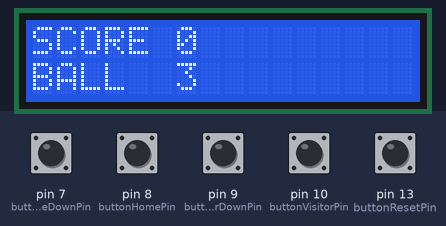
The sketch below on a simulated Arduino Uno, built with avr-gcc and run on an emulated ATmega328P. Shown: 16×2 character LCD. The test bench sets the inputs (shaded band); at power-on: pin 7 (buttonHomeDownPin), pin 8 (buttonHomePin), pin 9 (buttonVisitorDownPin), pin 10 (buttonVisitorPin), pin 13 (buttonResetPin) LOW.

Above: at 1.2 s.
1.3 s: pin 9 (buttonVisitorDownPin) pulled HIGH for 0.15 s
At 3.0 s:
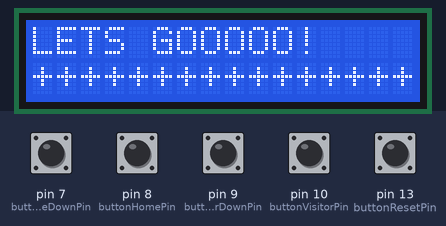
3.1 s: pin 7 (buttonHomeDownPin) pulled HIGH for 1 s
At 5.4 s:
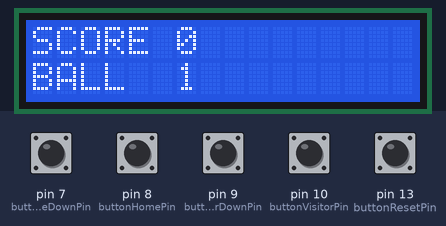
5.9 s: pin 7 (buttonHomeDownPin) pulled HIGH for 0.15 s
At 7.7 s:
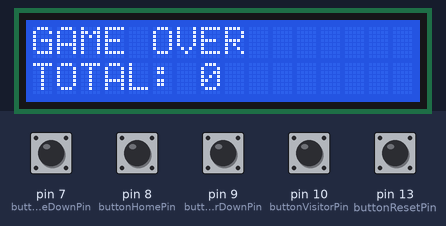
Timing chart, 0 to 9.2 s (numbered marks = the images above; inputs shaded):
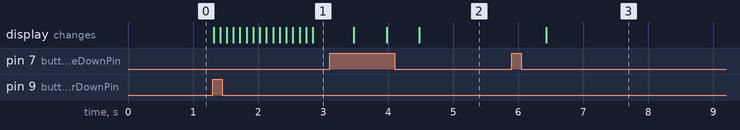

The sketch:

Score_pinball.ino
```cpp
#include <Wire.h>
#include <LiquidCrystal_I2C.h>

// Set the LCD address to 0x27 for a 16 chars and 2 line display
LiquidCrystal_I2C lcd(0x27, 16, 2);
int homeScore;
int balls_left;
const int buttonVisitorDownPin = 9;
const int buttonHomeDownPin = 7;
const int buttonHomePin = 8;
const int buttonVisitorPin = 10;
const int buttonResetPin = 13;
int buttonState = 0;


void setup()
{
	// initialize the LCD
	lcd.begin();
	setupScreen();
}

void setupScreen()
{
  lcd.clear();
  lcd.setCursor(0,0);
  lcd.print("SCORE");
  lcd.setCursor(0,1);
  lcd.print("BALL");
  homeScore = 0;
  balls_left = 3;
}

void loop() {
  buttonState = digitalRead(buttonHomePin);
  if(buttonState == HIGH)
  {
    for(int i = 0; i <= 2; i++)
    {
      homeScore++;
    }
    delay(500);
  }
    buttonState = digitalRead(buttonVisitorPin);
  if(buttonState == HIGH)
  {
    for(int i = 0; i <= 6; i++)
    {
      homeScore++;
    }
    delay(500);
  }

   buttonState = digitalRead(buttonResetPin);
  if(buttonState == HIGH)
  {
    setupScreen();
   delay(1000);
  }
  buttonState = digitalRead(buttonHomeDownPin);
  if(buttonState == HIGH)
  {
    balls_left--;
    delay(500);
  }
  buttonState = digitalRead(buttonVisitorDownPin);
  if(buttonState == HIGH)
  {
    lcd.setCursor(0,0);
    lcd.print("LETS GOOOOO!");
    for(int i = 0; i <= 15; i++)
    {
      lcd.setCursor(i,1);
      lcd.print("+");
      delay(100);
    }
    delay(500);
    lcd.setCursor(0,0);
    lcd.print("SCORE       ");
    lcd.setCursor(0,1);
    lcd.print("BALL            ");
  }

  if(balls_left == 0)
  {
    lcd.setCursor(0,0);
    lcd.print("GAME OVER       ");
    lcd.setCursor(0,1);
    lcd.print("TOTAL:          ");
    lcd.setCursor(7,1);
    lcd.print(homeScore);
    delay(4000);
    setupScreen();
  }


   lcd.setCursor(6,0);
   lcd.print(homeScore);
   lcd.setCursor(6, 1);
   lcd.print(balls_left);
}
```

Measured:
- after the input at 1.3 s, the display: first changes at once (image 1 shows a later state)
- after the input at 3.1 s, the display: first differs from a run without the input after 0.88 s (image 2 shows a later state)
- after the input at 5.9 s, the display: changes after 0.54 s (image 3)
